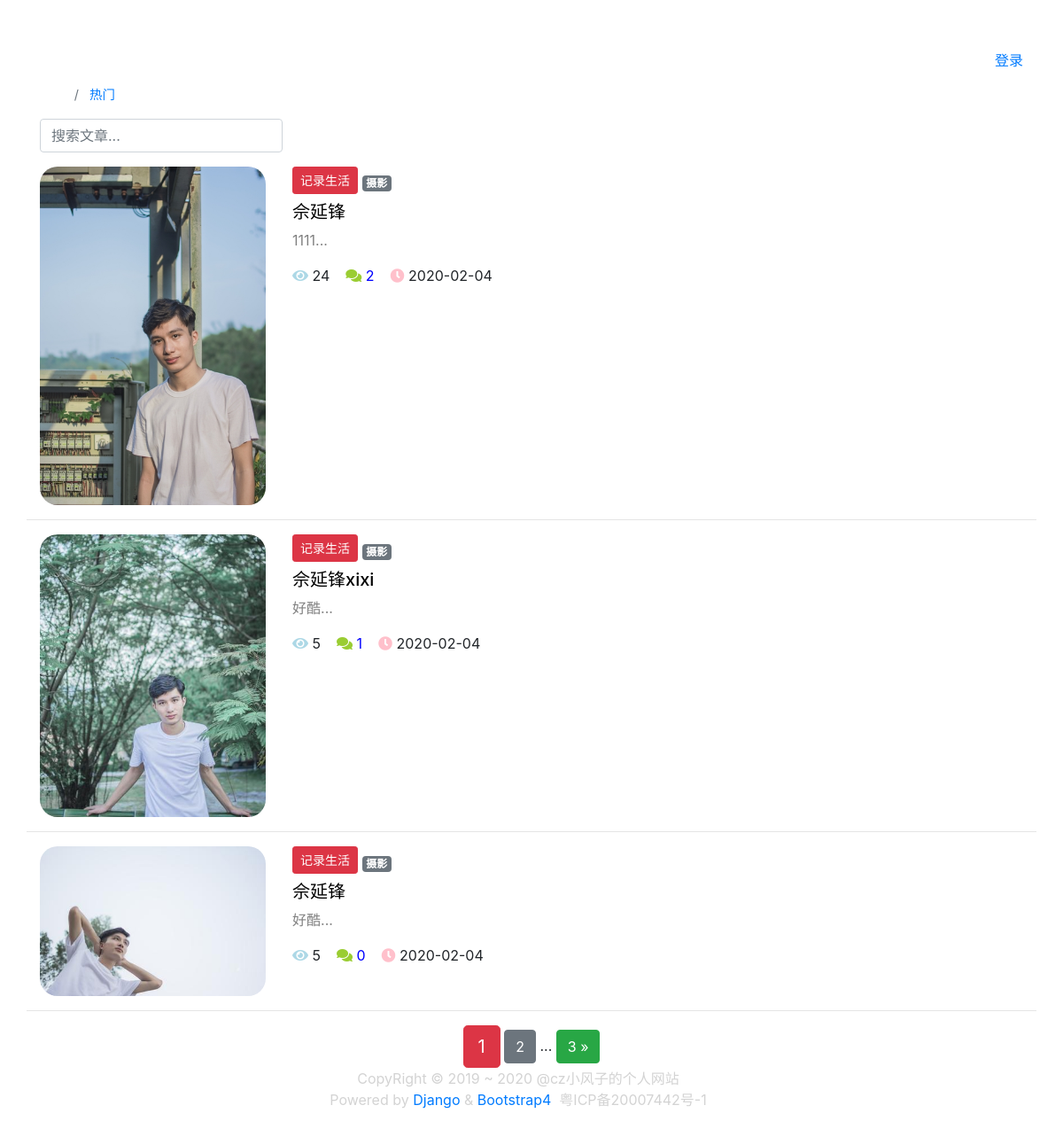
The page / on the database its author committed.
### article/models.py (models this page shows, shortened)
class ArticlePost(models.Model):
    author = models.ForeignKey(User, on_delete=models.CASCADE)
    title = models.CharField(max_length=100)
    body = RichTextField()
    created = models.DateTimeField(default=timezone.now)
    updated = models.DateTimeField(auto_now=True)
    total_views = models.PositiveIntegerField(default=0)
    tags = TaggableManager(blank=True)
    avatar = models.ImageField(upload_to='article/%Y%m%d/', blank=True)
    class Meta:
        ordering = ('-created',)
    column = models.ForeignKey(
        ArticleColumn,
        null=True,
        blank=True,
        on_delete=models.CASCADE,
        related_name='article'
    )

class ArticleColumn(models.Model):
    title = models.CharField(max_length=100, blank=True)
    created = models.DateTimeField(default=timezone.now)
    def __str__(self):
        return self.title

### article/views.py (the view)
# urls.py: path('', article_list, name='home'),
def article_list(request):
    search = request.GET.get('search')
    order = request.GET.get('order')
    column = request.GET.get('column')
    tag = request.GET.get('tag')
    article_list = ArticlePost.objects.all()
    if search:
        article_list = article_list.filter(
            Q(title__icontains=search) |
            Q(body__icontains=search)
        )
    else:
        search = ''
    if column is not None and column.isdigit():
        article_list = article_list.filter(column=column)
    if tag and tag != 'None':
        article_list = article_list.filter(tags__name__in=[tag])
    if order == 'total_views':
        article_list = article_list.order_by('-total_views')
    paginator = Paginator(article_list, 3)
    page = request.GET.get('page')
    articles = paginator.get_page(page)
    context = { 'articles': articles,
                'order': order,
                'search':search,
                'column':column,
                'tag':tag,
     }
    return render(request, 'article/list.html', context)

### templates/article/list.html (shortened to what this page needs)
{% extends "base.html" %}
{% load staticfiles %}
{% block content %}
<div class="container">
    <nav aria-label="breadcrumb" >
        <ol class="breadcrumb " style="background:rgba(0, 0, 0, 0); padding: 0 0 0 2px; font-size: 0.9em">
            <li class="breadcrumb-item ">
                {% if order != 'total_views' %}
                    <span style="color: white">最近</span>
                 {% else %}
                     <a href="{% url 'article:article_list' %}?search={{ search }}&column={{ column }}&tag={{ tag }}">
                    最近
                </a>
                {% endif %}
            </li>
            <li class="breadcrumb-item" ;>
                {% if order == 'total_views' %}
                    <span style="color: white;">热门</span>
                {% else %}
                    <a href="{% url 'article:article_list' %}?order=total_views&search={{ search }}&column={{ column }}&tag={{ tag }}">
                    热门
                    </a>
                {% endif %}
            </li>
        </ol>
    </nav>
    <div class="row">
        <div class="col-auto mr-auto">
            <form class="form-inline" >
                <input type="text"
                    class="form-control mb-2 mr-sm-2"
                    name="search"
                    placeholder="搜索文章..."
                    required
                >
            </form>
        </div>
    </div>
    <div class="row mt-2">
        {% for article in articles %}
            {% if article.avatar %}
                <div class="col-3">
                    <img src="{{ article.avatar.url }}"
                         alt="avatar"
                         style="max-width:100%; border-radius:20px"
                    >
                </div>
            {% endif %}
        <div class="col">
            {% if article.column %}
                <button type="button"
                        class="btn btn-sm mb-2
                            {% if article.column.title == 'Django' %}
                                btn-success
                            {% elif article.column.title == '记录生活' %}
                                btn-danger
                            {% elif article.column.title == '学习笔记' %}
                                btn-warning
                            {% endif %}
                                btn-primary
                        "
                >
                    {{ article.column }}
                </button>
            {% endif %}
            <span>
                {% for tag in article.tags.all %}
                    <a href="{% url 'article:article_list' %}?tag={{ tag }}"
                        class="badge badge-secondary"
                    >
                        {{ tag }}
                    </a>
                {% endfor %}
            </span>
            <h5>
                    <a href="{% url 'article:article_detail' article.id %}"
                        style="color: black;"
                    >
                        {{ article.title }}
                    </a>
            </h5>
            <div>
                <p style="color: gray;">
                    {{ article.body|slice:'100' }}...
                </p>
            </div>
            <p>
                <span>
                    <i class="fas fa-eye" style="color: lightblue;"></i>
                    {{ article.total_views }}&nbsp;&nbsp;&nbsp;
                </span>
                <span style="color: blue;">
                    <i class="fas fa-comments" style="color: yellowgreen;"></i>
                    {{ article.comments.count }}&nbsp;&nbsp;&nbsp;
                </span>
                <span>
                    <i class="fas fa-clock" style="color: pink;"></i>
                    {{ article.created|date:'Y-m-d' }}
                </span>
            </p>
        </div>
            <hr style="width: 100%;"/>
        {% endfor %}
    </div>
    <div class="pagination row">
        <div class="m-auto">
            <span class="step-links">
                    <span class="current btn btn-danger btn-lg">
                        {{ articles.number }}
                    </span>
                {% if articles.has_next %}
                        <a href="?page={{ articles.next_page_number }}&order={{ order }}&search={{ search }}&column={{ column }}&tag={{ tag }}"
                           class="btn btn-secondary"
                        >
                            {{ articles.next_page_number }}
                        </a>
                        <span>...</span>
                        <a href="?page={{ articles.paginator.num_pages }}&order={{ order }}&search={{ search }}&column={{ column }}&tag={{ tag }}"
                           class="btn btn-success"
                        >
                            {{ articles.paginator.num_pages }} &raquo;
                        </a>
                    {% endif %}
            </span>
        </div>
    </div>
</div>
{% endblock content %}

### templates/base.html (shortened to what this page needs)
{% load staticfiles %}
<!DOCTYPE html>
<html lang="zh-cn">
<head>
    <link rel="stylesheet" href="https://stackpath.bootstrapcdn.com/bootstrap/4.1.3/css/bootstrap.min.css">
    <link rel="stylesheet" href="{% static 'md_css/monokai.css' %}">
    <link rel="stylesheet" type="text/css" href="{% static 'bizhi/bizhi.css' %}">
    <link rel="stylesheet"
          href="https://use.fontawesome.com/releases/v5.8.1/css/all.css"
    >
</head>
<body style="background-image:
    url({% static 'bizhi/cloud.jpg' %});
        background-size: 100% 100%;
        background-attachment: fixed;
        ">
    {% include 'header.html' %}
    <div id="wrapper">
        {% block content %}{% endblock content %}
        <div id="push"></div>
    </div>
    {% include 'footer.html' %}
</body>
</html>

### templates/header.html (shortened to what this page needs)
<nav class="navbar navbar-fixed-top navbar-transparent" role="navigation">
  <div class="container">
    <a class="navbar-brand" href="{% url 'article:article_list' %}" style="color: white">@cz小风子的个人网站</a>
    <div>
      <ul class="navbar-nav">
        <li class="nav-item">
          <a class="nav-link" href="{% url 'article:article_list' %}" style="color: white">首页</a>
        </li>
        {% if user.is_authenticated %}
        <li class="nav-item dropdown" >
            <a class="nav-link dropdown-toggle"  href="#" id="navbarDropdown" role="button" data-toggle="dropdown" aria-haspopup="true" aria-expanded="false" >
                <font style="color: white">{{ user.username }}</font>
            </a>
            <div class="dropdown-menu" aria-labelledby="navbarDropdown" >
              <a class="dropdown-item" href="{% url "userinfo:detail" %}">个人信息</a>
              <a class="dropdown-item" href="{% url "article:article_create" %}">新建博客</a>
              <a href="javascript:" class="dropdown-item" data-toggle="modal" data-target="#logout">退出登录</a>
            </div>
        </li>
        {% else %}
            <li class="nav-item">
                <a class="nav-link" href="{% url 'account_login' %}">登录</a>
            </li>
        {% endif %}
      </ul>
    </div>
  </div>
</nav>

### templates/footer.html
{% load staticfiles %}
<div class="row col-12 justify-content-center">
    <div style="text-align: center; color: lightgrey;">
        <p class="mb-0">CopyRight &copy; 2019 ~ 2020 @cz小风子的个人网站</p>
        <p class="mb-0">Powered by
            <a href="https://www.djangoproject.com/" target="_blank">
                Django
            </a> &
            <a target="_blank" href="https://getbootstrap.com/">
                Bootstrap4
            </a>
            <span class="mb-0">&nbsp;粤ICP备20007442号-1</span>
        </p>
    </div>
</div>

### static/bizhi/bizhi.css (style rules this page uses)
* { margin: 0px; padding: 0px; }
body { background: transparent; }

### templates/base.html (style rules this page uses)
html, body { height: 100%; margin: 0; }
#wrapper { min-height: 100%; margin-bottom: -60px; }
#push { height: 60px; }

### rows shown on the page
ArticlePost: avatar (picture), column "记录生活", title "佘延锋", body "1111", total_views "24", comments.count "2", created "2020-02-04"
Tag: name "摄影"
ArticlePost: avatar (picture), column "记录生活", title "佘延锋xixi", body "好酷", total_views "5", comments.count "1", created "2020-02-04"
ArticlePost: avatar (picture), column "记录生活", title "佘延锋", body "好酷", total_views "5", comments.count "0", created "2020-02-04"

### other values the page prints
{{ articles.number }} "1"
{{ articles.next_page_number }} "2"
{{ articles.paginator.num_pages }} "3"
